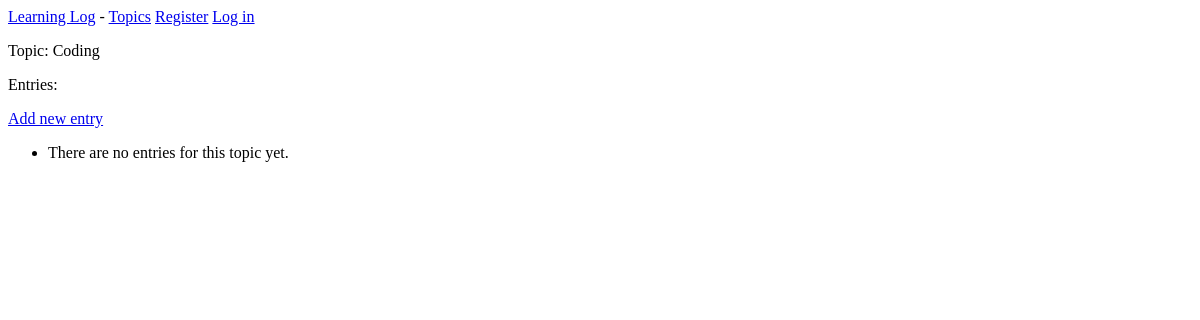
/topics/3/, run on an earlier commit of the app's database.
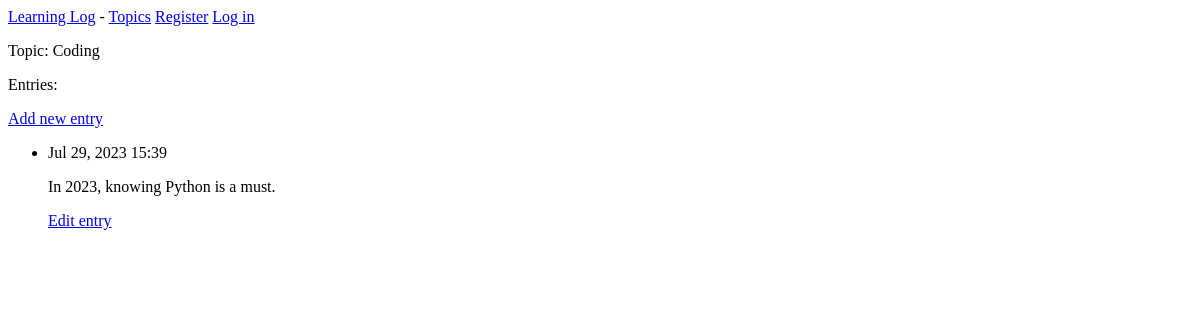
And on a later commit of the database.
### learning_log_app/models.py (models this page shows, shortened)
class Entry(models.Model):
    topic = models.ForeignKey(Topic, on_delete=models.CASCADE)
    text = models.TextField()
    date_added = models.DateTimeField(auto_now_add=True)
    class Meta:
        verbose_name_plural = "entries"

### learning_log_app/views.py (the view)
# urls.py: path('topics/<int:topic_id>/', views.topic, name='topic'),
def topic(request, topic_id):
    topic = Topic.objects.get(id=topic_id)
    entries = topic.entry_set.order_by("-date_added")
    context = {"topic": topic, "entries": entries}
    return render(request, "learning_log_app/topic.html", context)

### learning_log_app/templates/learning_log_app/topic.html
{% extends 'learning_log_app/base.html' %}
{% block content %}
<p>Topic: {{ topic.text }}</p>
<p>Entries:</p>
<p>
  <a href="{% url 'learning_log_app:new_entry' topic.id %}">Add new entry</a>
</p>
<ul>
  {% for entry in entries %}
  <li>
    <p>{{ entry.date_added|date:'M d, Y H:i' }}</p>
    <p>{{ entry.text|linebreaks }}</p>
    <p>
      <a href="{% url 'learning_log_app:edit_entry' entry.id %}">Edit entry</a>
    </p>
  </li>
  {% empty %}
  <li>There are no entries for this topic yet.</li>
  {% endfor %}
</ul>
{% endblock content %}

What changed in the data, as far as the page shows it:
added Entry: date_added "Jul 29, 2023 15:39", text "In 2023, knowing Python is a must."
Also different on the page:
text no longer shown: "There are no entries for this topic yet."
